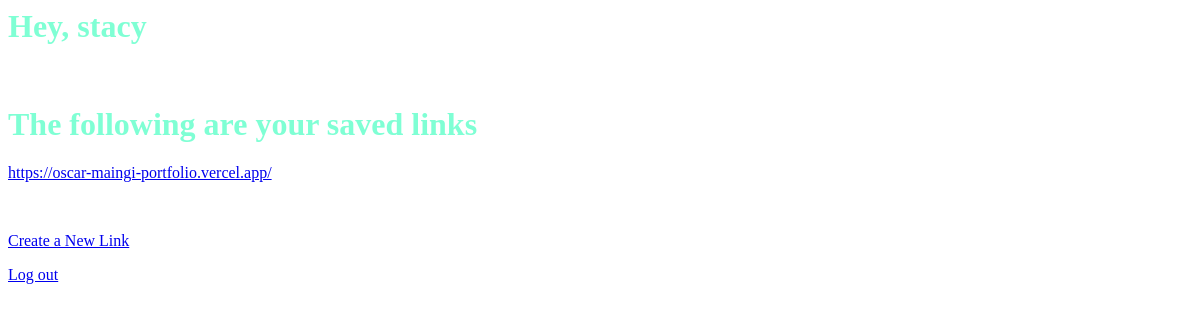
Before: /bookmarks/saved_links (signed in) with the older database file.
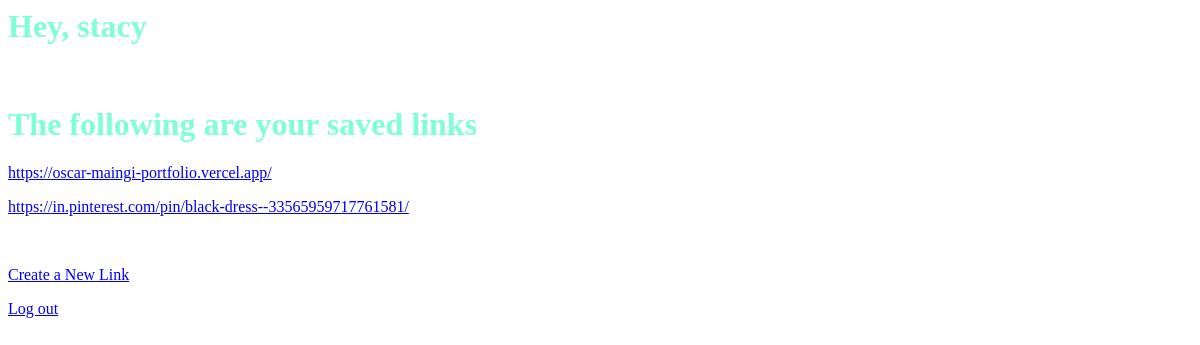
After: the same page with the newer database file.
### bookmarks/models.py (models this page shows)
class Link(models.Model):
    link_owner = models.ForeignKey(User, on_delete=models.CASCADE)
    url = models.CharField(max_length=250)
    details = models.CharField(max_length=300)

### bookmarks/views.py (the view)
# urls.py: path('saved_links', views.saved_links, name='saved_links'),
@login_required #when @login_required redirects an unauthenticated user, it doesn't just send them to LOGIN_URL,
def saved_links(request):
    saved_links = Link.objects.filter(link_owner=request.user) #filter() - filters by a certain condition
    return render(request, 'bookmarks/saved_links.html', {'saved_links': saved_links})

### bookmarks/templates/bookmarks/saved_links.html (shortened to what this page needs)
{% if user.is_authenticated %}
<h1>Hey, {{user.username}}</h1>
<h1>The following are your saved links</h1>
{% for saved_link in saved_links %}
<p>
  <a href="{% url 'link_detail' saved_link.pk%}">{{saved_link.url}}</a>
</p>
{% endfor %}
<p>
  <a href="{% url 'create_link' %}">Create a New Link</a>
</p>
<a href="{% url 'logout' %}">Log out</a>
{% endif %}

Changed rows visible on the page:
added Link: url "https://in.pinterest.com/pin/black-dress--33565959717761581/"
